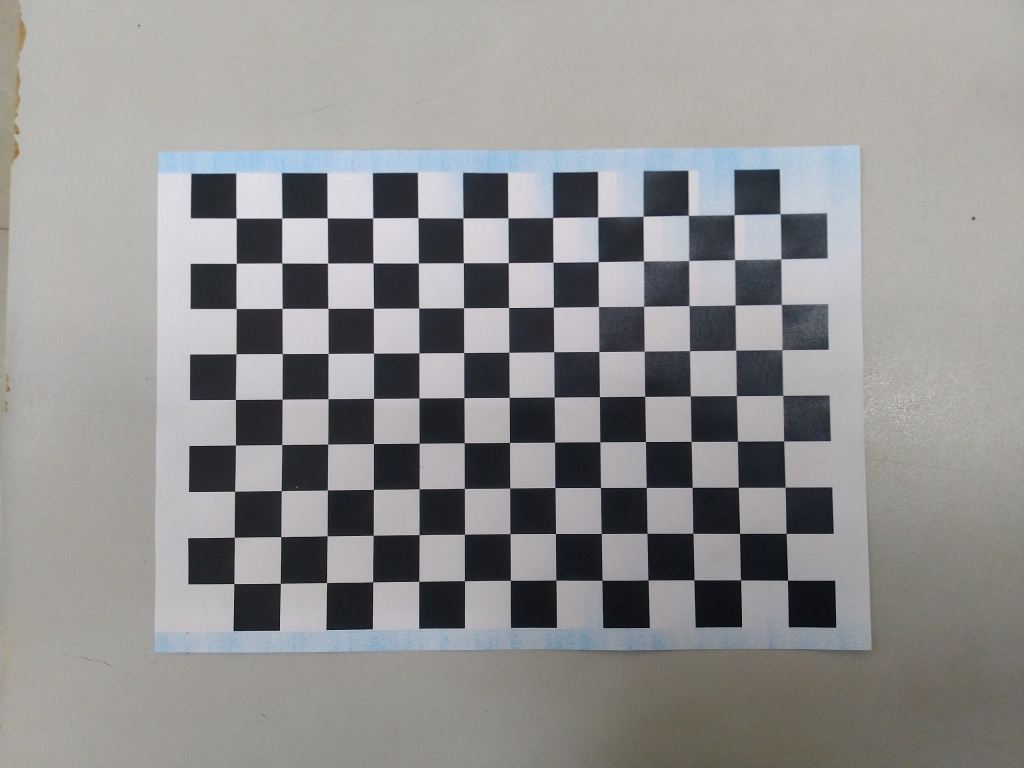
#> input picture chessboard.jpg, 2048 x 1536 px (shown at 1/2 size)
$ python tm.py
#> lines starting #> are read from the running program, lines starting #| are printed output that depends on the picture; after the words box and inside, x2 and y2 are one past the last pixel; in counts of white or black regions, pixels touching at a corner belong together
import numpy as np
import cv2

image = cv2.imread('./chessboard.jpg')
#> image is the input picture: shape (1536, 2048, 3); mean B, G, R 144, 144.2, 144.8
image = cv2.resize(image,(int(image.shape[1]/2), int(image.shape[0]/2)))
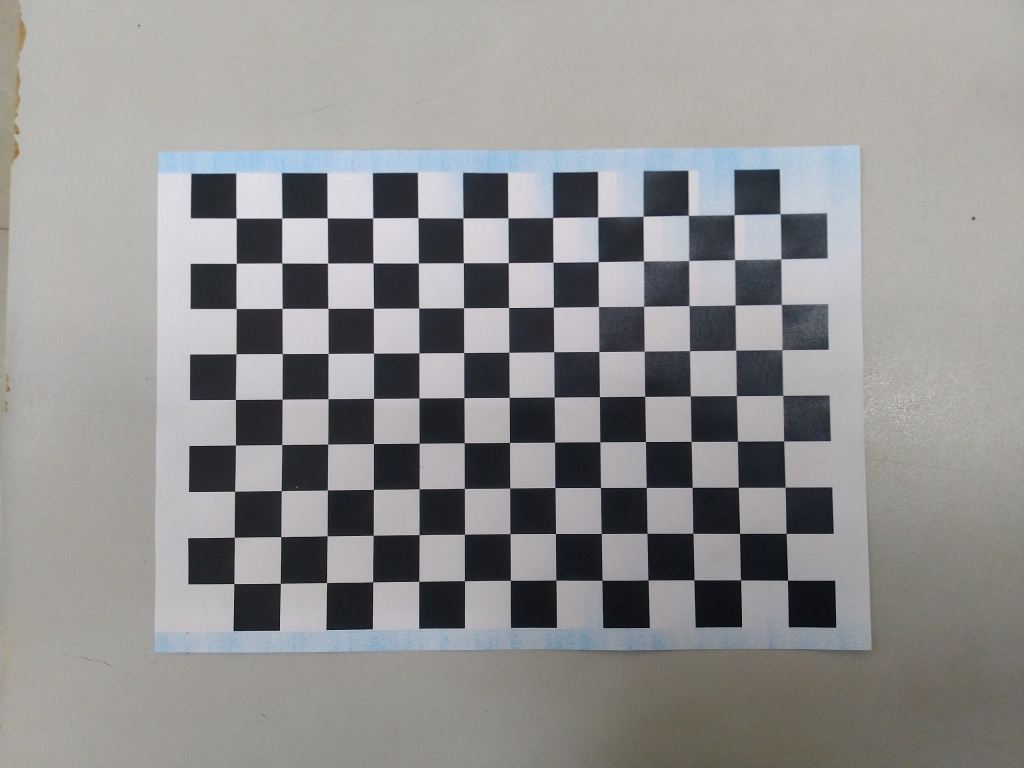
#> image: shape (768, 1024, 3); mean B, G, R 144.1, 144.3, 145

gray = cv2.cvtColor(image, cv2.COLOR_BGR2GRAY)
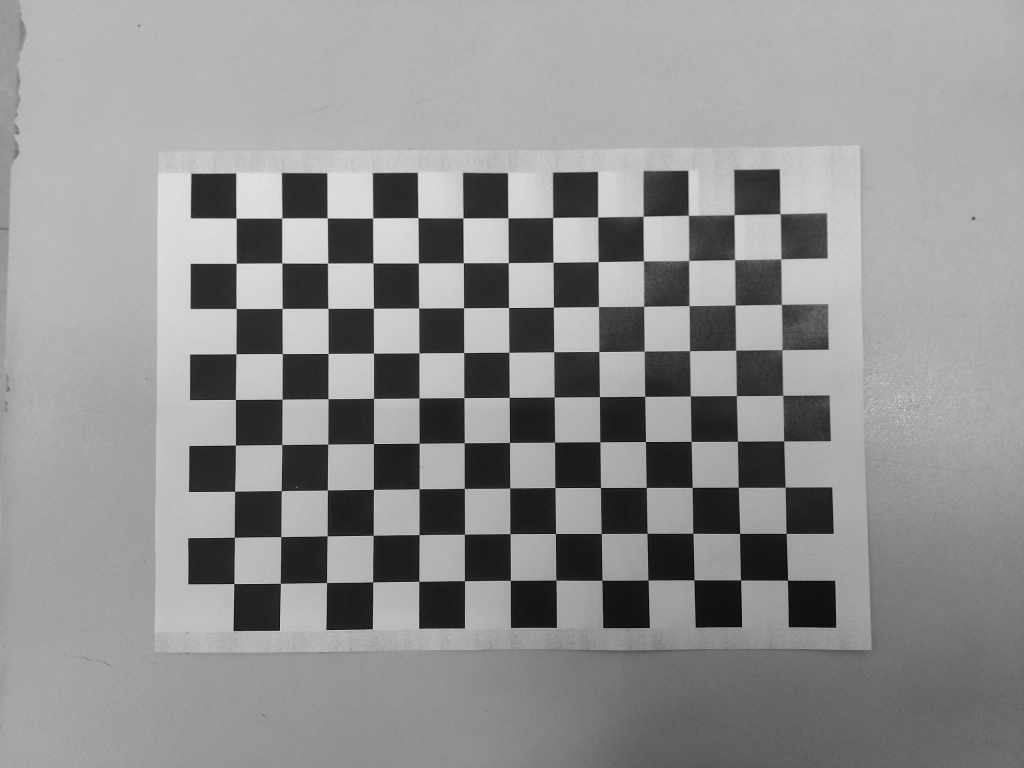
#> gray: shape (768, 1024); min 6, max 225, mean 144.5
cv2.imshow('wtf', gray)
cv2.waitKey()
cv2.destroyAllWindows()

top = (225, 200)
right = (250, 210)
left = (215, 225)
bottom = (245, 230)


gray_cp = gray.copy()

ppoints = [(top, right), (top, left), (right, bottom),(left, bottom)]
for p in ppoints:
    cv2.line(gray_cp, p[0], p[1], 255, 1)
#> gray_cp: shape (768, 1024); 0.01% of pixels changed, all inside (x1, y1, x2, y2) = (215, 200, 251, 231)

cv2.imshow('wtf', gray_cp)
cv2.waitKey()
cv2.destroyAllWindows()

template = gray_cp.copy()[top[1]: bottom[1], left[0]:right[0]]
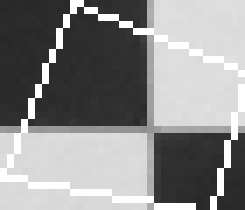
#> template: shape (30, 35) (shown 7 times larger); min 40, max 255, mean 140.4
cv2.imshow('wtf', template)
cv2.waitKey()
cv2.destroyAllWindows()

def line(point1, point2):
    x1 = point1[0]
    x2 = point2[0]
    y1 = point1[1]
    y2 = point2[1]
    assert not (x1 == x2 and y1 == y2)
    if y1 == y2:
        return (0, 1, -y1)
    else :

        return (1,(x2-x1)/(y1 - y2), (x2*y1 - x1*y2)/(y1-y2))


def relativePosition(point, line):
    x = point[0]
    y = point[1]
    a = line[0]
    b = line[1]
    c = line[2]
    return a*x + b*y +c >= 0

def isInTemplate(point, top, left, right, bottom):
    topleft = line(top, left)
    topright = line(top, right)
    rightbottom = line(right, bottom)
    leftbottom = line(left, bottom)
